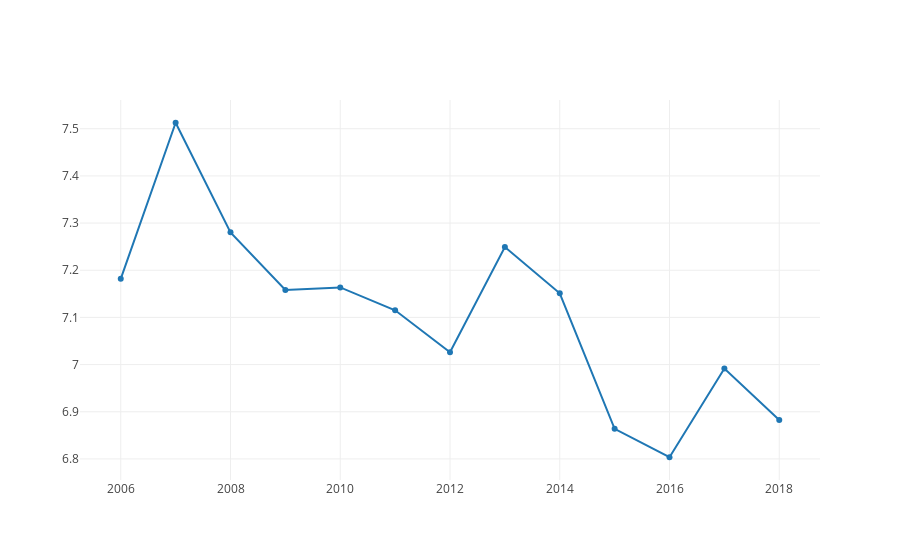

Notebook source saved alongside this figure:
### Code cell
# Create a trace
trace = go.Scatter(
    x = US_Data['Year'],
    y = US_Data['Life Ladder'])
data = [trace]
iplot(data)

### Figure 1 — Plotly figure (JSON) as saved in the notebook; plotly's stock layout.template omitted (floating-point values rounded to 4 significant figures)
{"data": [{"type": "scatter", "uid": "324be919-3539-45db-9420-29860fdc5ac6", "x": [2006, 2007, 2008, 2009, 2010, 2011, 2012, 2013, 2014, 2015, 2016, 2017, 2018], "y": [7.182, 7.513, 7.28, 7.158, 7.164, 7.115, 7.026, 7.249, 7.151, 6.864, 6.804, 6.992, 6.883]}], "layout": {}}
